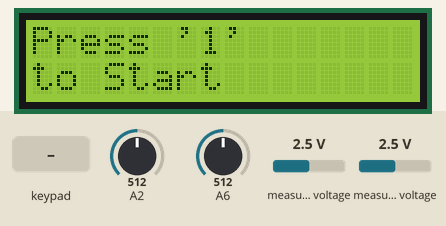
The sketch below on a simulated Arduino Nano, built with avr-gcc and run on an emulated ATmega328P. Shown: 16×2 character LCD. Inputs (shaded band) come from the test bench; at power-on: A2 = 512, A6 = 512, measured voltage 2.5 V. The local clock reads 2024-03-15 10:24:30 at power-on unless the sketch sets it; storage starts empty.

Above: at 1.3 s.
1.4 s: key '1' pressed
At 2.5 s:
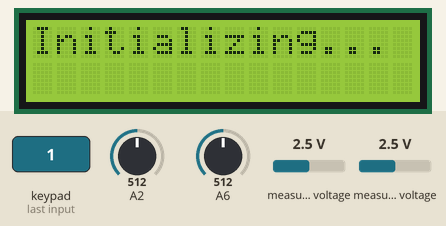
4.4 s: keypad keys 5 4 3 2 pressed 0.4 s apart
At 5.77 s:
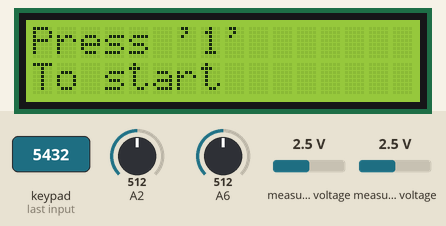
7.5 s: keypad keys 1 3 9 7 pressed 0.4 s apart
At 8.6 s:
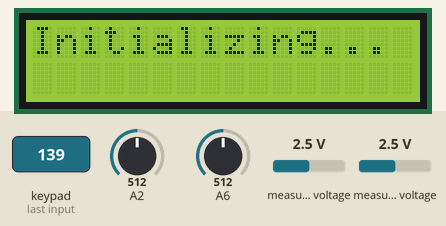
12.1 s: A2 set to 716
At 14.0 s:
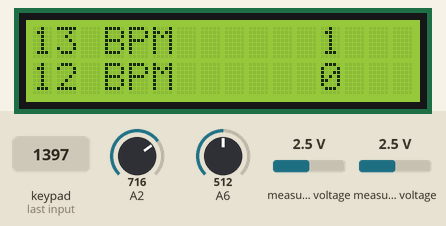
15.1 s: key '2' pressed
At 15.6 s:
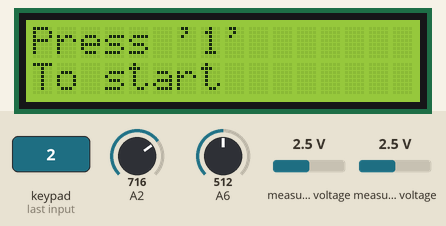
Timing chart, 0 to 17.6 s (numbered marks = the images above; inputs shaded):
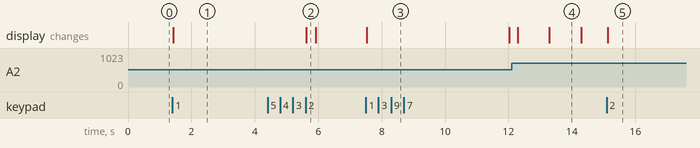

The sketch:

SenseFlowArduino.ino
```cpp
#include <Wire.h>
#include <LiquidCrystal_I2C.h>
#include <SdFat.h>
#include <RtcDS1302.h>
#include <ThreeWire.h>
#include <Adafruit_ADS1X15.h>
#include <Keypad.h>
#include <math.h>

// ---------------------- Константы и пины ----------------------
#define RST_PIN 8
#define DAT_PIN 7
#define CLK_PIN 6
ThreeWire myWire(DAT_PIN, CLK_PIN, RST_PIN);
RtcDS1302<ThreeWire> Rtc(myWire);

// Параметры Timer1 (120 Гц)
#define TIMER1_PRESCALER 64
#define TIMER1_OCR_VALUE ((16000000UL / (TIMER1_PRESCALER * 120)) - 1)

// ADS1115
Adafruit_ADS1115 ads;

// Клавиатура 4x4
const byte ROWS = 4, COLS = 4;
char keys[ROWS][COLS] = {
  {'1','2','3','A'},
  {'4','5','6','B'},
  {'7','8','9','C'},
  {'*','0','#','D'}
};
byte rowPins[ROWS] = {9, 8, 7, 6};
byte colPins[COLS] = {5, 4, 3, 2};
Keypad keypad = Keypad(makeKeymap(keys), rowPins, colPins, ROWS, COLS);

// LCD
LiquidCrystal_I2C lcd(0x27, 16, 2);

// SD карта
SdFat sd;
File32 dataFile;
File32 ddataFile;

// ---------------------- Оптимизированные настройки ----------------------
static const uint8_t  rrBufferSize      = 4;
static const float    signalAlpha       = 0.10f;   // базовое EMA сигнала
static const float    signalWarmupAlpha = 0.3f;   // ускоренное EMA на старте
static const float    hrAlpha           = 0.08f;   // базовое EMA ЧСС
static const float    startupAlpha      = 0.22f;   // ускоренное EMA ЧСС первые 2 с
static const uint16_t warmupTime        = 3500;    // мс – сколько длится «разогрев»

uint32_t measurementStartTime = 0;                 // Время начала измерения
static const uint32_t minBeatInterval = 250000UL;  // 250 мс между пиками
static const uint8_t  rawWindowSize   = 6;
static const uint16_t chunkSize       = 32;
static uint8_t        sampleCounter   = 0;

// ---------------------- Флаги ----------------------
struct {
  bool acquisitionStarted   : 1;
  bool readyToLog           : 1;
  bool warmupDone   : 1;  // Новый флаг завершения инициализации
  volatile bool sampleNow   : 1;
  volatile bool bufferReadyToWrite : 1;
  volatile bool writingInProgress  : 1;
} flags = {0};

char  bufferA[chunkSize];
char  bufferB[chunkSize];
volatile uint16_t bufferAIndex = 0;
volatile uint16_t bufferBIndex = 0;
volatile bool     usingA       = true;

char  dBuffer[chunkSize];
volatile uint16_t dBufferIndex       = 0;
volatile bool     dBufferReadyToWrite = false;

uint32_t lastBufferFlush = 0;

// Таймеры
uint32_t logStartTime = 0;
short timer           = 0;
uint32_t lastKeyTime  = 0;

// ---------------------- Структура канала ----------------------
struct ChannelData {
  uint8_t  pin;
  uint16_t baseThreshold;

  volatile bool     peakDetected;
  volatile uint32_t lastPeakTime;

  uint32_t rrIntervals[rrBufferSize];
  uint8_t  rrIndex;
  uint8_t  rrCount;
  float    emaHR;

  int16_t  rawBuffer[rawWindowSize];
  uint8_t  rawIndex;
  int16_t  filterBuffer[5];
  uint8_t  filterIndex;
  int32_t  filterSum;
  bool     filterFilled;
  float    emaSignal;

  int16_t  maxSignal;
  int16_t  minSignal;
};

// ---------------------- Каналы ----------------------
ChannelData channels[2] = {
  {A6, 540, false, 0, {0}, 0, 0, 0.0f, {0}, 0, {0}, 0, 0, false, 0.0f, 0, 1023},
  {A2, 510, false, 0, {0}, 0, 0, 0.0f, {0}, 0, {0}, 0, 0, false, 0.0f, 0, 1023}
};

// ---------------------- Прототипы ----------------------
void setupTimer1();
ISR(TIMER1_COMPA_vect, ISR_NOBLOCK);
void handleSampling();
int16_t getUltraFilteredSignal(ChannelData &ch);
void insertionSort(int16_t* arr, uint8_t size);
void updateLCD();
void logValue(int16_t bpm1, int16_t bpm2, int16_t rVal);
void logDate();
int16_t calculateR();
float correctResistance(float rMeas_k);
void flushBuffer();
inline void resetChannelAmplitude(ChannelData &ch);

// ---------------------- SETUP ----------------------
void setup() {
  Serial.begin(115200);
  if(!sd.begin(10, SD_SCK_MHZ(18))) { }
  Rtc.Begin();
  if(!Rtc.GetIsRunning()) Rtc.SetIsRunning(true);
  if(!ads.begin()) { }
  ads.setGain(GAIN_TWOTHIRDS);

  lcd.init();
  lcd.backlight();
  lcd.print(F("Press '1'"));
  lcd.setCursor(0, 1);
  lcd.print(F("to Start"));

  setupTimer1();
}

// ---------------------- LOOP ----------------------
void loop() {
  uint32_t now = millis();

  if (flags.acquisitionStarted && !flags.warmupDone &&
      (now - measurementStartTime >= warmupTime)) {
    flags.warmupDone = true;
    logStartTime = now; // Сбрасываем время начала логирования
    // lcd.clear(); // Очищаем экран для перехода в основной режим
  }

  // Старт логирования после первой секунды работы
  if(!flags.readyToLog && flags.warmupDone && logStartTime && (now - logStartTime > 1000)) {
    flags.readyToLog = true;
    logDate();
    lcd.clear();
  }

  // Запись буферов на SD
  if(flags.bufferReadyToWrite || (now - lastBufferFlush >= 2000)) {
    flushBuffer();
  }

  // ------------------ Клавиатура ------------------
  char key = keypad.getKey();
  if(key && (now - lastKeyTime > 200)) {
    lastKeyTime = now;
    switch(key) {
      case '1':
        // --- старт ---
        flags.acquisitionStarted = true;
        flags.warmupDone = false; // Сбрасываем флаг инициализации
        flags.readyToLog = false;
        logStartTime = now;
        measurementStartTime = now;
        lcd.clear();
        timer = 0;

        // «Праймируем» emaSignal 10‑ю быстрыми замерами
        for(uint8_t c=0; c<2; c++) {
          long sum = 0;
          for(uint8_t s=0; s<10; s++) sum += analogRead(channels[c].pin);
          channels[c].emaSignal = sum / 10.0f;
          channels[c].emaHR     = 0.0f;
        }
        break;

      case '2':
        // --- стоп ---
        flags.acquisitionStarted = false;
        lcd.clear();
        lcd.print(F("Press '1'"));
        lcd.setCursor(0, 1);
        lcd.print(F("To start"));

        flushBuffer();
        if(usingA && bufferAIndex) {
          dataFile.write(bufferA, bufferAIndex);
          bufferAIndex = 0;
        } else if(bufferBIndex) {
          dataFile.write(bufferB, bufferBIndex);
          bufferBIndex = 0;
        }
        if(dataFile) {
          char endMsg[10];
          snprintf(endMsg, sizeof(endMsg), "%d сек\n", timer);
          dataFile.print(endMsg);
          dataFile.close();
        }
        if(ddataFile) {
          char endMsg[10];
          snprintf(endMsg, sizeof(endMsg), "%d сек\n", timer);
          ddataFile.print(endMsg);
          ddataFile.close();
        }
        break;
    }
  }

  // ------------------ Обработка семплов ------------------
  if(flags.acquisitionStarted && flags.sampleNow) {
    handleSampling();
    flags.sampleNow = false;
  }

  // ------------------ Обновление LCD + сброс амплитуды ------------------
  static uint32_t lastUpdate = 0;
  uint16_t resetInterval = (now - measurementStartTime < 5000) ? 250 : 1000;
  if(flags.acquisitionStarted && (now - lastUpdate >= resetInterval)) {
    for(uint8_t i = 0; i < 2; i++) resetChannelAmplitude(channels[i]);
    updateLCD();
    lastUpdate = now;
  }
}

// ---------------------- ТАЙМЕР ----------------------
void setupTimer1() {
  noInterrupts();
  TCCR1A = 0;
  TCCR1B = (1 << WGM12) | (1 << CS11) | (1 << CS10); // CTC, делитель 64
  OCR1A  = TIMER1_OCR_VALUE;
  TIMSK1 = (1 << OCIE1A);
  interrupts();
}

ISR(TIMER1_COMPA_vect, ISR_NOBLOCK) {
  flags.sampleNow = true;
}

// ---------------------- ОБРАБОТКА СЕМПЛОВ ----------------------
void handleSampling() {
  int16_t filteredVals[2];

  for (uint8_t i = 0; i < 2; i++) {
    ChannelData &ch = channels[i];

    // Сырой сигнал
    ch.rawBuffer[ch.rawIndex] = analogRead(ch.pin);
    ch.rawIndex = (ch.rawIndex + 1) % rawWindowSize;

    // Сверх‑фильтруем (медиана + EMA)
    filteredVals[i] = getUltraFilteredSignal(ch);

    // --- EMA сигнала с ускоренной альфой на старте ---
    float sigAlpha = (millis() - measurementStartTime < warmupTime) ? signalWarmupAlpha : signalAlpha;
    ch.emaSignal += sigAlpha * (filteredVals[i] - ch.emaSignal);

    // Обновляем амплитуду пика
    if (filteredVals[i] > ch.maxSignal) ch.maxSignal = filteredVals[i];
    if (filteredVals[i] < ch.minSignal) ch.minSignal = filteredVals[i];

    // ------------------ Детектор пика ------------------
    uint32_t t = micros();
    float delta       = fabsf(filteredVals[i] - ch.emaSignal);
    float dynamicBase = ch.minSignal + (ch.maxSignal - ch.minSignal) * 0.3f; // 30 % от диапазона
    float dynFactor   = (millis() - measurementStartTime < 3000) ? 0.32f : 0.52f;

    if (ch.emaSignal > dynamicBase &&
        delta > (ch.maxSignal - ch.minSignal) * dynFactor &&
        !ch.peakDetected &&
        (t - ch.lastPeakTime) > minBeatInterval) {

      ch.peakDetected = true;
      uint32_t rr = t - ch.lastPeakTime;
      ch.lastPeakTime = t;
      ch.rrIntervals[ch.rrIndex++] = rr;
      ch.rrIndex %= rrBufferSize;
      if (ch.rrCount < rrBufferSize) ch.rrCount++;

      if (rr > 0) {
        float bpm = 60000000.0f / rr;
        if (bpm >= 40.0f && bpm <= 180.0f) {
          bool  inStartup   = (millis() - measurementStartTime < 2000);
          float currentAlpha = inStartup ? startupAlpha : hrAlpha;
          ch.emaHR += currentAlpha * (bpm - ch.emaHR);
        }
      }
    } else if (ch.emaSignal < dynamicBase) {
      ch.peakDetected = false;
    }
  }

  // Запись отфильтрованных значений в отдельный файл
  if (++sampleCounter >= 6) {
    if (ddataFile) {
      char buf[12];
      int len = snprintf(buf, sizeof(buf), "%d %d\n", filteredVals[0], filteredVals[1]);
      ddataFile.write(buf, len);
    }
    sampleCounter = 0;
  }
}

// ---------------------- ФИЛЬТРАЦИЯ ----------------------
int16_t getUltraFilteredSignal(ChannelData &ch) {
  int16_t temp[rawWindowSize];
  memcpy(temp, ch.rawBuffer, sizeof(temp));
  insertionSort(temp, rawWindowSize);
  int16_t med = temp[rawWindowSize >> 1];

  static float prevVal = 0;
  float alpha = (millis() - measurementStartTime < warmupTime) ? 0.8f : 0.3f;
  float filtered = alpha * med + (1.0f - alpha) * prevVal;
  prevVal = filtered;
  return (int16_t)filtered;
}

// ---------------------- СОРТИРОВКА ВСТАВКАМИ ----------------------
void insertionSort(int16_t* arr, uint8_t size) {
  for(uint8_t i = 1; i < size; i++) {
    int16_t key = arr[i];
    int8_t j = i - 1;
    while(j >= 0 && arr[j] > key) {
      arr[j+1] = arr[j];
      j--;
    }
    arr[j+1] = key;
  }
}

// ---------------------- LCD ----------------------
void updateLCD() {
  if (!flags.acquisitionStarted) return;

  // Во время инициализации показываем сообщение
  if (!flags.warmupDone) {
    lcd.clear();
    lcd.setCursor(0, 0);
    lcd.print(F("Initializing..."));
    return;
  }

  // Основной режим отображения
  if (!flags.readyToLog) return;

  int16_t bpm1 = (int16_t)(channels[0].emaHR + 0.5f);
  int16_t bpm2 = (int16_t)(channels[1].emaHR + 0.5f);
  int16_t rVal = calculateR();

  lcd.clear();
  lcd.setCursor(0, 0);
  lcd.print(bpm1); lcd.print(" BPM");
  lcd.setCursor(0, 1);
  lcd.print(bpm2); lcd.print(" BPM");
  lcd.setCursor(12,0);


  // Таймер теперь считает только после инициализации
  if (!flags.warmupDone) {
    lcd.print(0);
  } else {
    lcd.print(timer);
    timer++;
  }

  lcd.setCursor(12,1); lcd.print(rVal);
}

void logValue(int16_t bpm1, int16_t bpm2, int16_t rVal) {
  char line[16];
  uint8_t len = snprintf(line, sizeof(line), "%d %d %d\n", bpm1, bpm2, rVal);
  char* tgt = usingA ? bufferA : bufferB;
  volatile uint16_t &idx = usingA ? bufferAIndex : bufferBIndex;

  if(idx + len < chunkSize) {
    memcpy(tgt + idx, line, len);
    idx += len;
    if(idx >= chunkSize - 16) flags.bufferReadyToWrite = true;
  }
}

// ---------------------- SD CARD ----------------------
void flushBuffer() {
  noInterrupts();
  bool localUsingA = usingA;
  uint16_t localAIndex = bufferAIndex;
  uint16_t localBIndex = bufferBIndex;
  uint16_t localDIndex = dBufferIndex;
  bool localDReady = dBufferReadyToWrite;
  interrupts();

  if(localUsingA && localAIndex) {
    dataFile.write(bufferA, localAIndex);
    bufferAIndex = 0;
  } else if(localBIndex) {
    dataFile.write(bufferB, localBIndex);
    bufferBIndex = 0;
  }

  if(localDIndex && localDReady) {
    ddataFile.write(dBuffer, localDIndex);
    dBufferIndex = 0;
    dBufferReadyToWrite = false;
  }

  flags.bufferReadyToWrite = false;
  lastBufferFlush = millis();
  usingA = !usingA; // переключаемся на другой буфер
}

// ---------------------- R‑измерение ----------------------
int16_t calculateR() {
  static int16_t rBuffer[3] = {0};
  static uint8_t index = 0;
  static bool filled = false;

  int16_t adcDiff = ads.readADC_Differential_0_1();
  float voltage = adcDiff * (6.144f / 32768.0f);
  float v = fabsf(voltage);
  if(v < 0.0001f || v >= 5.0f) return 0;

  float R_meas_k = (v * 320.0f) / (5.0f - v);
  if(R_meas_k < 0.1f) return 0;

  float R_corr_k = correctResistance(R_meas_k);
  int16_t currentVal = (int16_t)(R_corr_k + 0.5f);

  rBuffer[index] = currentVal;
  index = (index + 1) % 3;
  filled = filled || (index == 0);

  int16_t sum = 0;
  uint8_t count = filled ? 3 : index;
  for(uint8_t i = 0; i < count; i++) sum += rBuffer[i];
  return sum / count;
}

float correctResistance (float rMeas_k) {
  if (rMeas_k < 0.1f)           // всё, что ниже 100 Ом – шум
    return rMeas_k;

  float lnR = logf(rMeas_k);
  float lnCorr = 0.00950f*lnR*lnR*lnR
               - 0.09950f*lnR*lnR
               + 1.25500f*lnR
               - 0.12649f;
  float Rcorr = expf(lnCorr);

  if (Rcorr < 7)
    return Rcorr;

  float lnRc = logf(Rcorr);
  float scale = 0.01439f*lnRc*lnRc - 0.05102f*lnRc + 0.74220f;
  if (Rcorr > 655) {
    return Rcorr * scale * 1.78;
  } else if (Rcorr > 280 && Rcorr < 470) {
    return Rcorr * scale * 1.65;
  }
  return Rcorr * scale * 1.69;
}


inline void resetChannelAmplitude(ChannelData &ch) {
  ch.maxSignal = 0;
  ch.minSignal = 1023;
}

// ---------------------- Логирование даты ----------------------
void logDate() {
  RtcDateTime now = Rtc.GetDateTime();
  char filename[32];
  char dfilename[33];
  sprintf(filename,  "%02d%02d%02d_%02d%02d%02d.txt",
          now.Day(), now.Month(), now.Year() % 100,
          now.Hour(), now.Minute(), now.Second());
  sprintf(dfilename,"D%02d%02d%02d_%02d%02d%02d.txt",
          now.Day(), now.Month(), now.Year() % 100,
          now.Hour(), now.Minute(), now.Second());

  dataFile.open(filename,  O_RDWR | O_CREAT | O_AT_END);
  ddataFile.open(dfilename,O_RDWR | O_CREAT | O_AT_END);
}
```

Measured:
- after the input at 1.4 s, the display: changes at once (image 1)
- after the input at 4.4 s, the display: changes after 1.2 s (image 2)
- after the input at 7.5 s, the display: changes at once (image 3)
- after the input at 15.1 s, the display: changes at once (image 5)
- what the display in image 4 shows lasts 1.0 s, from 13.3 s to 14.3 s
